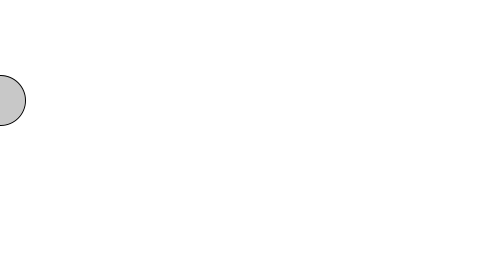
Frame 1 (no input)
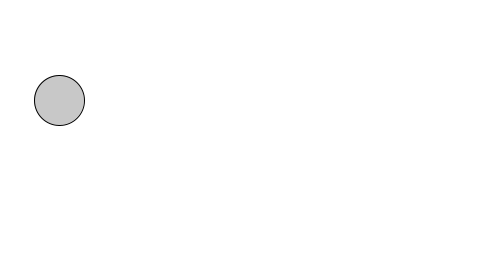
Frame 60 (the mouse pressed at the canvas centre just before this capture)
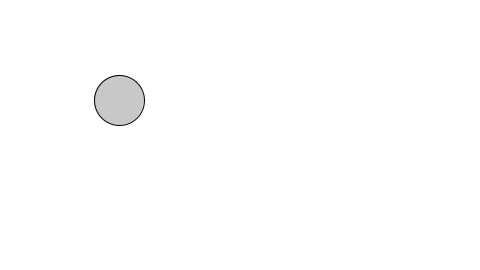
Frame 120 (the mouse held since frame 60 and released just before this capture)

The Processing sketch that drew these frames (run headless with seeded random() and noise(); from frame 60 on, the mouse is pressed at the canvas centre):

// Processing sketch: sketch_200824a
// ── sketch_200824a.pde

// draw everything relative to (mouseX, mouseY) with translate()

// declaring variables

// int count = 0; 
// declare an int named count, assigned the value 0

// char letter = 'a';
// declare a char named letter, assigned the value 'a'

// double d = 132.32 
// declare a double name d, assigned the value 132.32

// boolean happy = true;
// declare a boolean named happy, assigned the value true

// float x = 4.0;
// declare a float named x, assigned the value 4.0
// float y
// no assignment
// y = y + 5.2;
// assign the value of plus 5.2 to the previously declared y
// float z = x*y + 15.0;
// declare a variable named z, assign it the value which is x times y plus 15.0

// declare and incrementing var

int circleX = 0;
int circleY = 100;

void setup() {
  size(480, 270);
}

void draw() {
  background(255);
  stroke(0);
  fill(200);
  ellipse(circleX, circleY, 50, 50);
  
  // an assignment operation that increments the value of circleX by 1
  
  circleX = circleX + 1;
}
